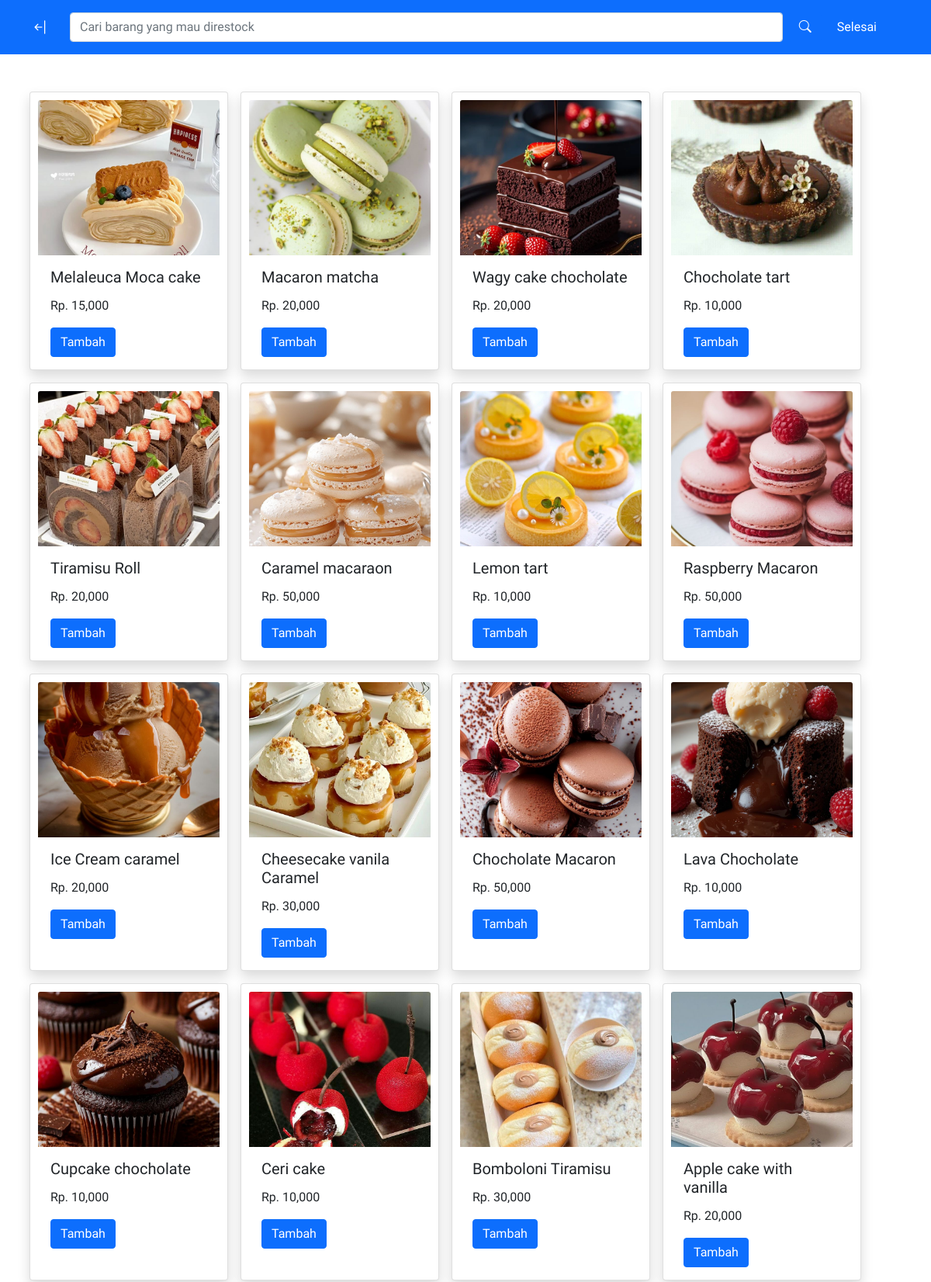
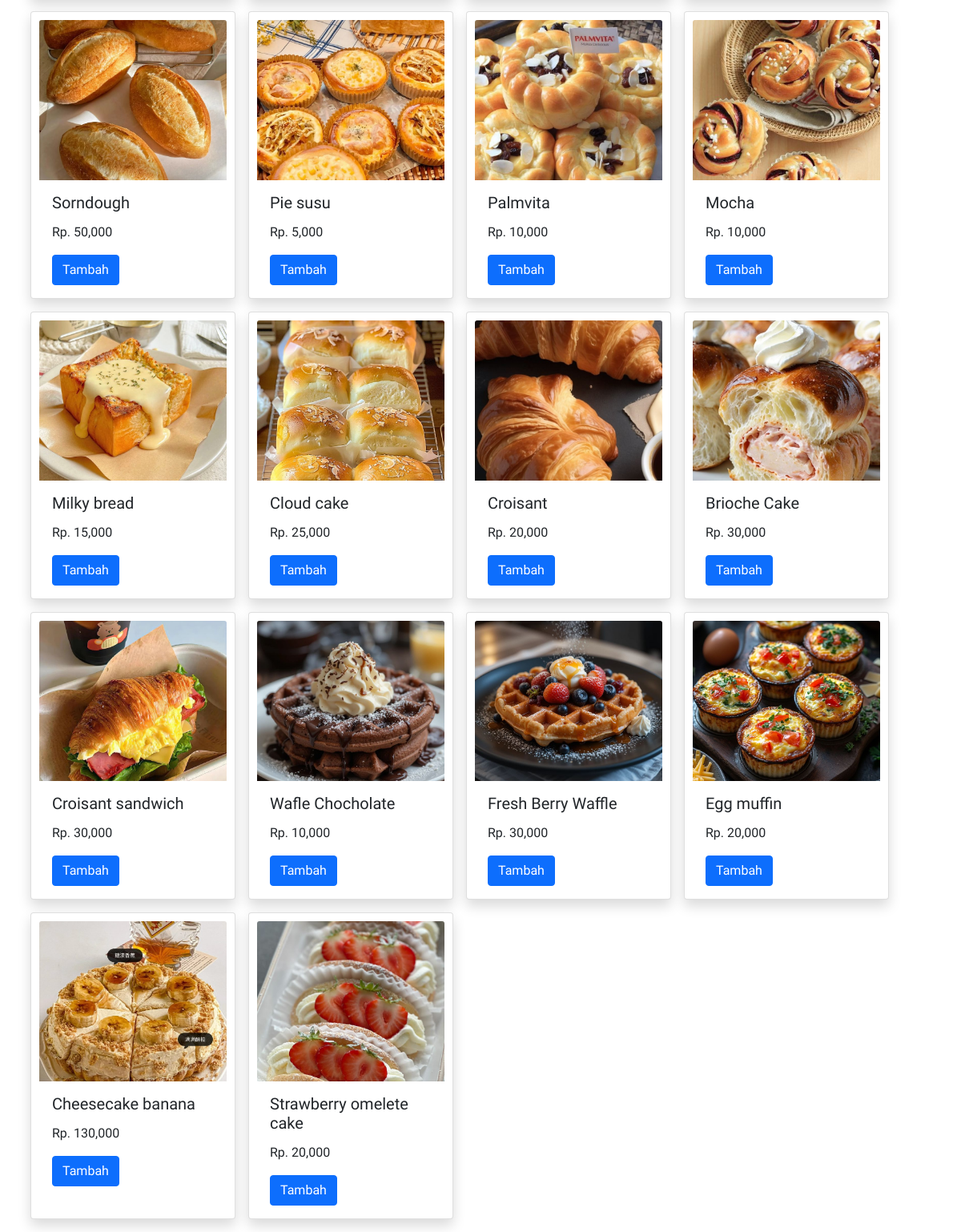
/transaksi/tambah_produk.php, run on the app's committed database (2 pictures, top to bottom).
### tables this page shows
CREATE TABLE `produk` (
  `id_produk` int(11) NOT NULL,
  `nama_produk` varchar(255) NOT NULL,
  `harga` int(100) NOT NULL,
  `stok` int(11) NOT NULL,
  `terakhir_direstok` date NOT NULL,
  `barang_terjual` int(11) NOT NULL,
  `deskripsi` text NOT NULL,
  `foto` varchar(255) NOT NULL
);

### transaksi/tambah_produk.php (the view, shortened to what this page needs)
<!doctype html>
<html lang="en">
  <head>
    <link href="https://cdn.jsdelivr.net/npm/bootstrap@5.0.2/dist/css/bootstrap.min.css" rel="stylesheet">
    <link rel="stylesheet" href="https://cdn.jsdelivr.net/npm/bootstrap-icons@1.9.1/font/bootstrap-icons.css">
    <link rel="stylesheet" href="assets/style/style.css">
  </head>
  <body>
  <nav class="navbar navbar-expand-lg navbar-dark bg-primary">
  <div class="container">
    <a class="navbar-brand" onclick="history.back(-1)"><i class="bi bi-arrow-bar-left"></i></a>
    <div class="container">
    <form class="d-flex ms-auto mt-2 mb-2" action="" method="POST">
      <input class="form-control me-2" type="search" name="keyword" placeholder="Cari barang yang mau direstock" aria-label="Search" autofocus>
      <button class="btn btn-primary" type="submit" name="cari"><i class="bi bi-search"></i></button>
    </form>
    </div>
    <div class="collapse navbar-collapse" id="navbarNav">
      <ul class="navbar-nav ms-auto">
        <li class="nav-item">
          <a class="nav-link active" href="index.php">Selesai</a>
        </li>
      </ul>
    </div>
  </div>
</nav>
<div class="container mt-5">
    <div class="row">
<?php
include "../koneksi.php";
$query = mysqli_query($conn, "SELECT * FROM produk ORDER BY id_produk DESC");
while($data = mysqli_fetch_array($query)) {
?>
<div class="card col-md-3 mb-3 mx-2 shadow" style="width: 16rem;">
 <img src="../assets/produk/<?php  echo $data['foto'] ?>"
 class="card-img-top" alt="<?php echo $data['nama_produk'] ?>" style="height: 200px; object-fit: cover;">
  <div class="card-body">
    <h5 class="card-title"><?php echo $data['nama_produk'] ?></h5>
    <p class="card-text">Rp. <?php echo number_format($data['harga']) ?></p>
    <a href="tambah.php?id_transaksi=<?=$id_transaksi?>&id_produk=<?=$data['id_produk']?>" class="btn btn-primary">Tambah</a>
    </div>
</div>
<?php } ?>
</div>
</div>

### assets/style/style.css (style rules this page uses)
body { font-family: "Patrick Hand", cursive; }
nav a { cursor: pointer; }
nav ul li { padding-right: 20px; }
.card { padding-left: 10px; padding-right: 10px; padding-top: 10px; cursor: pointer; }
.card p { padding-top: 5px; }
.card img { height: 150px; }

### data on the page
produk: foto+nama_produk (picture), nama_produk "Melaleuca Moca cake", harga "15,000"
produk: foto+nama_produk (picture), nama_produk "Macaron matcha", harga "20,000"
produk: foto+nama_produk (picture), nama_produk "Wagy cake chocholate", harga "20,000"
produk: foto+nama_produk (picture), nama_produk "Chocholate tart", harga "10,000"
produk: foto+nama_produk (picture), nama_produk "Tiramisu Roll", harga "20,000"
produk: foto+nama_produk (picture), nama_produk "Caramel macaraon", harga "50,000"
produk: foto+nama_produk (picture), nama_produk "Lemon tart", harga "10,000"
produk: foto+nama_produk (picture), nama_produk "Raspberry Macaron", harga "50,000"
produk: foto+nama_produk (picture), nama_produk "Ice Cream caramel", harga "20,000"
produk: foto+nama_produk (picture), nama_produk "Cheesecake vanila Caramel", harga "30,000"
produk: foto+nama_produk (picture), nama_produk "Chocholate Macaron", harga "50,000"
produk: foto+nama_produk (picture), nama_produk "Lava Chocholate", harga "10,000"
produk: foto+nama_produk (picture), nama_produk "Cupcake chocholate", harga "10,000"
produk: foto+nama_produk (picture), nama_produk "Ceri cake", harga "10,000"
produk: foto+nama_produk (picture), nama_produk "Bomboloni Tiramisu", harga "30,000"
produk: foto+nama_produk (picture), nama_produk "Apple cake with vanilla", harga "20,000"
produk: foto+nama_produk (picture), nama_produk "Sorndough", harga "50,000"
produk: foto+nama_produk (picture), nama_produk "Pie susu", harga "5,000"
produk: foto+nama_produk (picture), nama_produk "Palmvita", harga "10,000"
produk: foto+nama_produk (picture), nama_produk "Mocha", harga "10,000"
produk: foto+nama_produk (picture), nama_produk "Milky bread", harga "15,000"
produk: foto+nama_produk (picture), nama_produk "Cloud cake", harga "25,000"
produk: foto+nama_produk (picture), nama_produk "Croisant", harga "20,000"
produk: foto+nama_produk (picture), nama_produk "Brioche Cake", harga "30,000"
produk: foto (picture), nama_produk "Croisant sandwich", harga "30,000"
produk: foto (picture), nama_produk "Wafle Chocholate", harga "10,000"
produk: foto (picture), nama_produk "Fresh Berry Waffle", harga "30,000"
produk: foto (picture), nama_produk "Egg muffin", harga "20,000"
produk: foto (picture), nama_produk "Cheesecake banana", harga "130,000"
produk: foto (picture), nama_produk "Strawberry omelete cake", harga "20,000"
